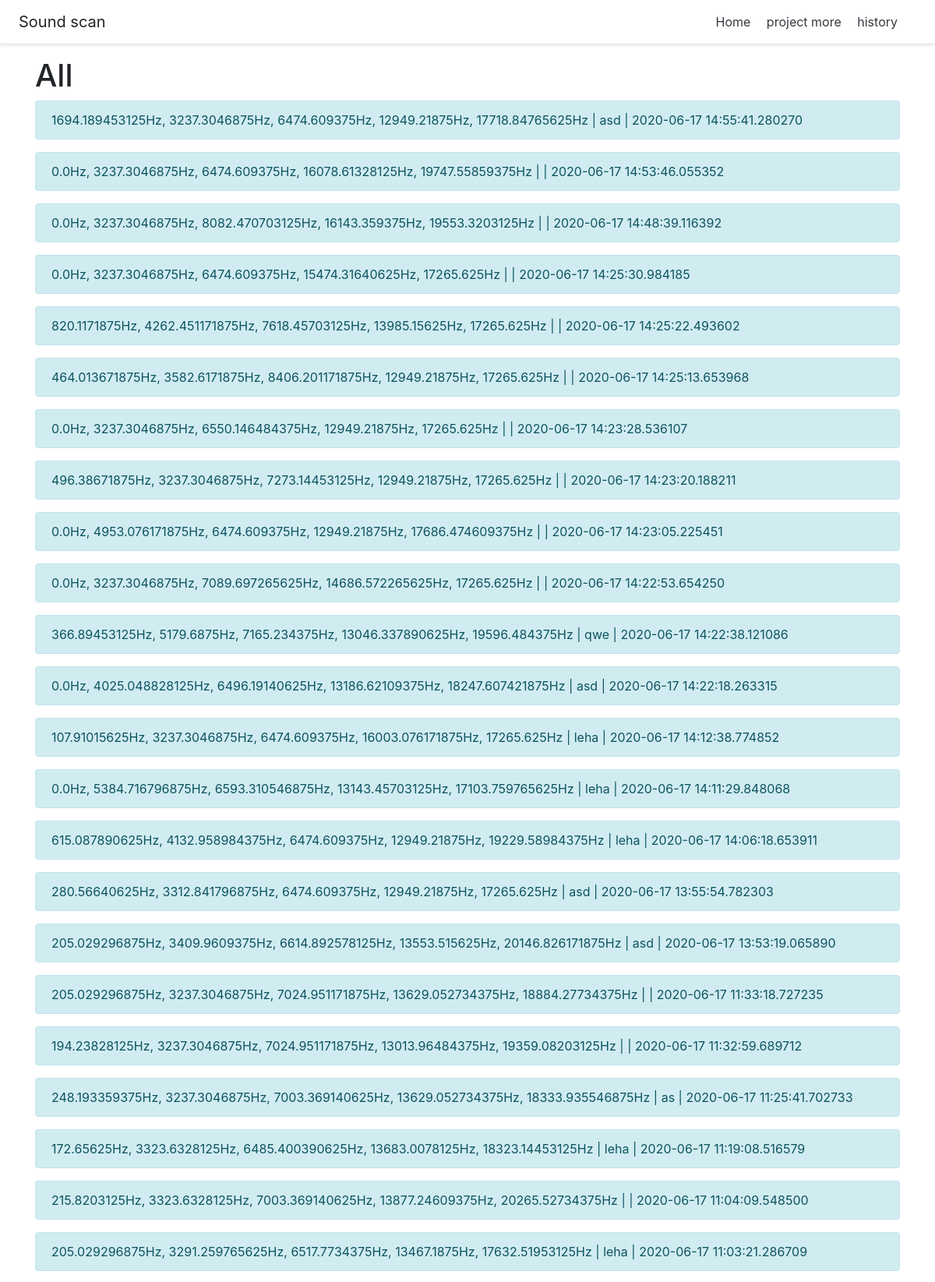
The app's page /history (upper part) with its own data.
### app.py (models this page shows, shortened)
class OldRec(db.Model):
    id = db.Column(db.Integer, primary_key=True)
    result = db.Column(db.String(300))
    comment = db.Column(db.String(300))
    date = db.Column(db.DateTime, default=datetime.utcnow)

### app.py (the view)
@app.route('/history')
def history():
    rec = OldRec.query.order_by(OldRec.date.desc()).all()
    return render_template("history.html", rec=rec)

### templates/history.html (shortened to what this page needs)
{% extends 'base.html' %}
{% block body %}
<div class="container">
    <h1>All</h1>
    {% for el in rec %}
    <div class="alert alert-info">
        {{ el.result }} |
        {{ el.comment }} |
        {{ el.date }}
    </div>
    {% endfor %}
</div>
{% endblock %}

### templates/base.html (shortened to what this page needs)
<!doctype html>
<html lang="ru">
<head>
    <link rel="stylesheet" href="https://stackpath.bootstrapcdn.com/bootstrap/4.3.1/css/bootstrap.min.css">
</head>
<body>
    <div class="d-flex flex-column flex-md-row align-items-center p-3 px-md-4 mb-3 bg-white border-bottom shadow-sm">
      <h5 class="my-0 mr-md-auto font-weight-normal">Sound scan</h5>
      <nav class="my-2 my-md-0 mr-md-3">
        <a class="p-2 text-dark" href="/">Home</a>
        <a class="p-2 text-dark" href="/project">project more</a>
        <a class="p-2 text-dark" href="/history">history</a>
      </nav>
    </div>
    {% block body %}{% endblock %}
</body>
</html>

### records on screen
OldRec: result "1694.189453125Hz, 3237.3046875Hz, 6474.609375Hz, 12949.21875Hz, 17718.84765625Hz", comment "asd", date "2020-06-17 14:55:41.280270"
OldRec: result "0.0Hz, 3237.3046875Hz, 6474.609375Hz, 16078.61328125Hz, 19747.55859375Hz", date "2020-06-17 14:53:46.055352"
OldRec: result "0.0Hz, 3237.3046875Hz, 8082.470703125Hz, 16143.359375Hz, 19553.3203125Hz", date "2020-06-17 14:48:39.116392"
OldRec: result "0.0Hz, 3237.3046875Hz, 6474.609375Hz, 15474.31640625Hz, 17265.625Hz", date "2020-06-17 14:25:30.984185"
OldRec: result "820.1171875Hz, 4262.451171875Hz, 7618.45703125Hz, 13985.15625Hz, 17265.625Hz", date "2020-06-17 14:25:22.493602"
OldRec: result "464.013671875Hz, 3582.6171875Hz, 8406.201171875Hz, 12949.21875Hz, 17265.625Hz", date "2020-06-17 14:25:13.653968"
OldRec: result "0.0Hz, 3237.3046875Hz, 6550.146484375Hz, 12949.21875Hz, 17265.625Hz", date "2020-06-17 14:23:28.536107"
OldRec: result "496.38671875Hz, 3237.3046875Hz, 7273.14453125Hz, 12949.21875Hz, 17265.625Hz", date "2020-06-17 14:23:20.188211"
OldRec: result "0.0Hz, 4953.076171875Hz, 6474.609375Hz, 12949.21875Hz, 17686.474609375Hz", date "2020-06-17 14:23:05.225451"
OldRec: result "0.0Hz, 3237.3046875Hz, 7089.697265625Hz, 14686.572265625Hz, 17265.625Hz", date "2020-06-17 14:22:53.654250"
OldRec: result "366.89453125Hz, 5179.6875Hz, 7165.234375Hz, 13046.337890625Hz, 19596.484375Hz", comment "qwe", date "2020-06-17 14:22:38.121086"
OldRec: result "0.0Hz, 4025.048828125Hz, 6496.19140625Hz, 13186.62109375Hz, 18247.607421875Hz", comment "asd", date "2020-06-17 14:22:18.263315"
OldRec: result "107.91015625Hz, 3237.3046875Hz, 6474.609375Hz, 16003.076171875Hz, 17265.625Hz", comment "leha", date "2020-06-17 14:12:38.774852"
OldRec: result "0.0Hz, 5384.716796875Hz, 6593.310546875Hz, 13143.45703125Hz, 17103.759765625Hz", comment "leha", date "2020-06-17 14:11:29.848068"
OldRec: result "615.087890625Hz, 4132.958984375Hz, 6474.609375Hz, 12949.21875Hz, 19229.58984375Hz", comment "leha", date "2020-06-17 14:06:18.653911"
OldRec: result "280.56640625Hz, 3312.841796875Hz, 6474.609375Hz, 12949.21875Hz, 17265.625Hz", comment "asd", date "2020-06-17 13:55:54.782303"
OldRec: result "205.029296875Hz, 3409.9609375Hz, 6614.892578125Hz, 13553.515625Hz, 20146.826171875Hz", comment "asd", date "2020-06-17 13:53:19.065890"
OldRec: result "205.029296875Hz, 3237.3046875Hz, 7024.951171875Hz, 13629.052734375Hz, 18884.27734375Hz", date "2020-06-17 11:33:18.727235"
OldRec: result "194.23828125Hz, 3237.3046875Hz, 7024.951171875Hz, 13013.96484375Hz, 19359.08203125Hz", date "2020-06-17 11:32:59.689712"
OldRec: result "248.193359375Hz, 3237.3046875Hz, 7003.369140625Hz, 13629.052734375Hz, 18333.935546875Hz", comment "as", date "2020-06-17 11:25:41.702733"
OldRec: result "172.65625Hz, 3323.6328125Hz, 6485.400390625Hz, 13683.0078125Hz, 18323.14453125Hz", comment "leha", date "2020-06-17 11:19:08.516579"
OldRec: result "215.8203125Hz, 3323.6328125Hz, 7003.369140625Hz, 13877.24609375Hz, 20265.52734375Hz", date "2020-06-17 11:04:09.548500"
OldRec: result "205.029296875Hz, 3291.259765625Hz, 6517.7734375Hz, 13467.1875Hz, 17632.51953125Hz", comment "leha", date "2020-06-17 11:03:21.286709"
